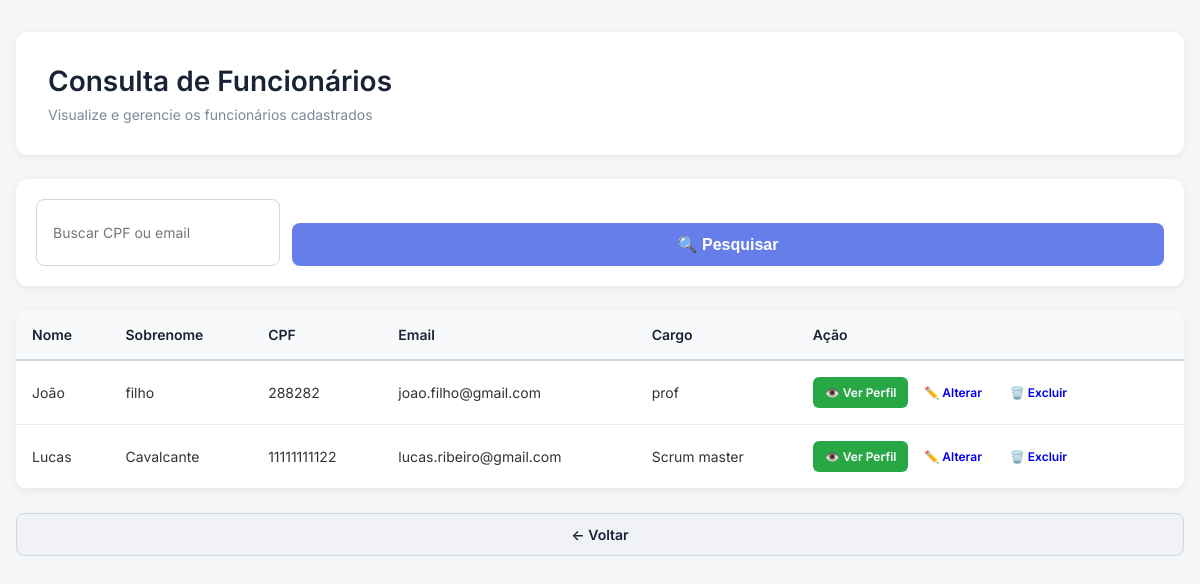
The app's page /pages/consulta_funcionario.php (signed in) with its own data.
### tables this page shows
CREATE TABLE `funcionarios` (
  `id` int(11) NOT NULL,
  `nome` varchar(60) DEFAULT NULL,
  `sobrenome` varchar(60) DEFAULT NULL,
  `cpf` varchar(14) NOT NULL,
  `email` varchar(100) DEFAULT NULL,
  `senha` varchar(255) DEFAULT NULL,
  `cargo` varchar(50) NOT NULL
);

### authentic/protego.php (called while the page is built, shortened)
<?php
function protego($dado) {
    return htmlspecialchars($dado, ENT_QUOTES, 'UTF-8');
}

### pages/consulta_funcionario.php (the view, shortened to what this page needs)
<?php
require "../banco/conexao.php";
require "../authentic/protego.php";
$busca = $_GET['busca'] ?? '';
if ($busca) {
    $queryBusca = $pdo->prepare(
        "SELECT * FROM funcionarios
         WHERE nome LIKE ? OR cpf LIKE ?"
    );
    $queryBusca->execute(["%$busca%", "%$busca%"]);
} else {
    $queryBusca = $pdo->query("SELECT * FROM funcionarios");
}
$funcionarios = $queryBusca->fetchAll(PDO::FETCH_ASSOC);
?>
<!DOCTYPE html>
<html lang="pt-br">
<head>
    <link rel="stylesheet" href="../style.css">
</head>
<body>
    <div class="consulta-container">
        <div class="consulta-header">
            <h1>Consulta de Funcionários</h1>
            <p>Visualize e gerencie os funcionários cadastrados</p>
        </div>
        <div class="search-box">
            <form method="get" class="search-form">
                <input type="text" name="busca" placeholder="Buscar CPF ou email" value="<?= htmlspecialchars($busca) ?>">
                <button type="submit">🔍 Pesquisar</button>
            </form>
        </div>
        <?php if (count($funcionarios) > 0): ?>
            <div class="table-container">
                <table class="data-table">
                    <thead>
                        <tr>
                            <th>Nome</th>
                            <th>Sobrenome</th>
                            <th>CPF</th>
                            <th>Email</th>
                            <th>Cargo</th>
                            <th>Ação</th>
                        </tr>
                    </thead>
                    <tbody>
                        <?php foreach ($funcionarios as $func): ?>
                        <tr>
                            <td><?= protego($func['nome']) ?></td>
                            <td><?= protego($func['sobrenome']) ?></td>
                            <td><?= protego($func['cpf']) ?></td>
                            <td><?= protego($func['email']) ?></td>
                            <td><?= protego($func['cargo']) ?></td>
                            <td>
                                <a href="perfil_funcionario.php?id=<?= $func['id'] ?>" class="btn-action btn-view">👁️ Ver Perfil</a>
                                <a href="alterar/funcionario.php?id=<?= $func['id'] ?>" class="btn-action btn-edit">✏️ Alterar</a>
                                <a href="excluir/funcionario.php?id=<?= $func['id'] ?>" class="btn-action btn-delete" onclick="return confirm('Tem certeza que deseja excluir este funcionário?');">🗑️ Excluir</a>
                            </td>
                        </tr>
                        <?php endforeach; ?>
                    </tbody>
                </table>
            </div>
        <?php else: ?>
            <div class="empty-state">
                <p>Nenhum funcionário encontrado.</p>
            </div>
        <?php endif; ?>
        <div class="consulta-footer">
            <a href="../home.php" class="btn-secondary">← Voltar</a>
        </div>
    </div>
</body>
</html>

### style.css (style rules this page uses)
* { margin: 0; padding: 0; box-sizing: border-box; }
body { font-family: 'Inter', -apple-system, BlinkMacSystemFont, 'Segoe UI', sans-serif; background: #f4f6f8; color: #333; }
button[type="submit"] { width: 100%; padding: 12px 16px; background: linear-gradient(135deg, #667eea 0%, #764ba2 100%); color: white; border: none; border-radius: 8px; font-size: 16px; font-weight: 600; cursor: pointer; transition: all 0.3s ease; margin-top: 24px; }
.btn-primary, .btn-secondary { padding: 12px 24px; border-radius: 8px; font-size: 14px; font-weight: 600; cursor: pointer; transition: all 0.3s ease; border: none; text-decoration: none; display: inline-block; text-align: center; }
.btn-secondary { background: #f0f2f5; color: #1a2236; flex: 1; border: 1px solid #d0d7de; }
.btn-edit, .btn-delete { padding: 8px 12px; border: none; background: transparent; cursor: pointer; font-size: 16px; transition: all 0.2s ease; border-radius: 4px; text-decoration: none; display: inline-block; }
.consulta-container { max-width: 1200px; margin: 32px auto; padding: 0 16px; }
.consulta-header { background: white; border-radius: 12px; padding: 32px; margin-bottom: 24px; box-shadow: 0 2px 8px rgba(0, 0, 0, 0.06); }
.consulta-header h1 { font-size: 28px; color: #1a2236; margin-bottom: 8px; font-weight: 600; }
.consulta-header p { color: #7a8a99; font-size: 14px; margin: 0; }
.search-box { background: white; border-radius: 12px; padding: 20px; margin-bottom: 24px; box-shadow: 0 2px 8px rgba(0, 0, 0, 0.06); }
.search-form { display: flex; gap: 12px; }
.search-form input { flex: 1; padding: 12px 16px; border: 1px solid #d0d7de; border-radius: 8px; font-size: 14px; font-family: inherit; transition: all 0.3s ease; }
.search-form button { padding: 12px 24px; background: #667eea; color: white; border: none; border-radius: 8px; font-weight: 600; cursor: pointer; transition: all 0.3s ease; }
.table-container { background: white; border-radius: 12px; overflow: hidden; box-shadow: 0 2px 8px rgba(0, 0, 0, 0.06); margin-bottom: 24px; }
.data-table { width: 100%; border-collapse: collapse; font-size: 14px; }
.data-table thead { background: #f8f9fa; border-bottom: 2px solid #d0d7de; }
.data-table th { padding: 16px; text-align: left; font-weight: 600; color: #1a2236; }
.data-table td { padding: 16px; border-bottom: 1px solid #e8ecef; color: #333; }
.btn-action { padding: 8px 12px; border-radius: 6px; font-size: 12px; font-weight: 600; text-decoration: none; transition: all 0.3s ease; display: inline-block; }
.btn-view { background: #28a745; color: white; }
.consulta-footer { display: flex; gap: 12px; }

### records on screen
funcionarios: nome "João", sobrenome "filho", cpf "288282", email "joao.filho@gmail.com", cargo "prof"
funcionarios: nome "Lucas", sobrenome "Cavalcante", cpf "11111111122", email "lucas.ribeiro@gmail.com", cargo "Scrum master"
